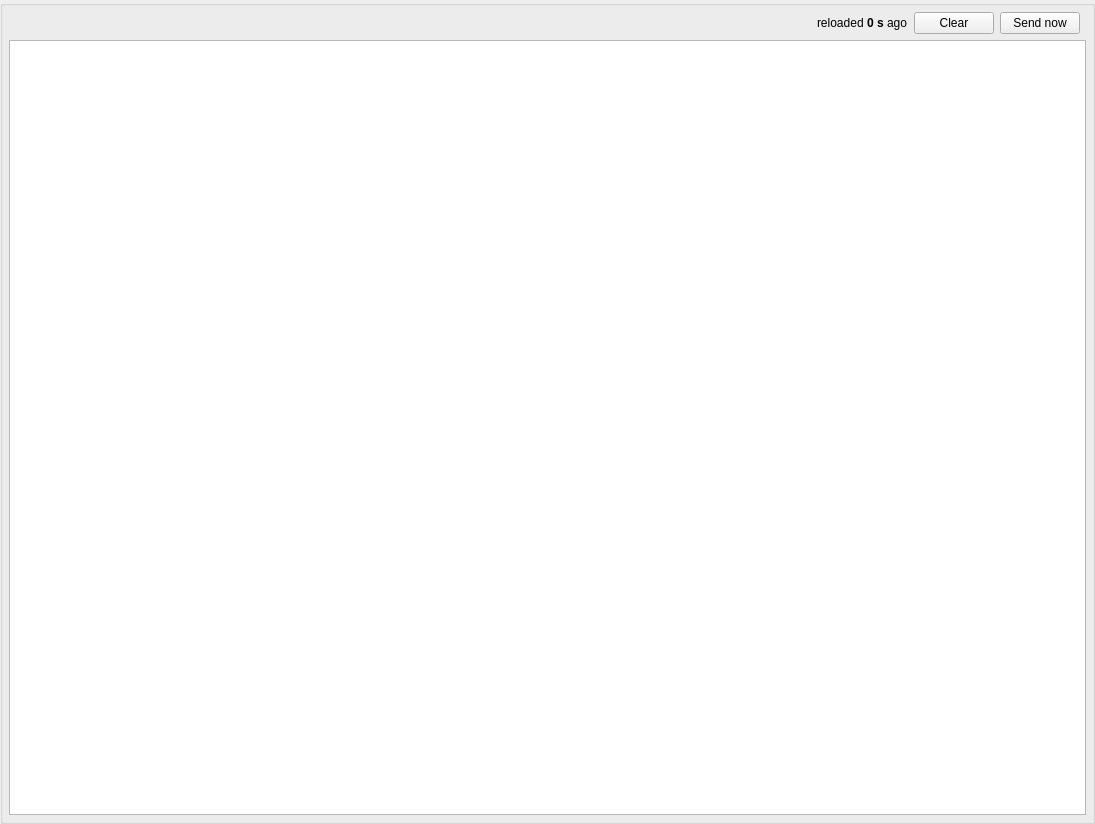
<?xml version="1.0" encoding="UTF-8"?>
<ui version="4.0">
 <class>QSightingBuffer</class>
 <widget class="QGroupBox" name="QSightingBuffer">
  <property name="geometry">
   <rect>
    <x>0</x>
    <y>0</y>
    <width>1095</width>
    <height>824</height>
   </rect>
  </property>
  <property name="windowTitle">
   <string>GroupBox</string>
  </property>
  <layout class="QGridLayout" name="gl_sightings">
   <property name="leftMargin">
    <number>6</number>
   </property>
   <property name="topMargin">
    <number>6</number>
   </property>
   <property name="rightMargin">
    <number>6</number>
   </property>
   <property name="bottomMargin">
    <number>6</number>
   </property>
   <item row="0" column="0">
    <spacer name="hs_sightings">
     <property name="orientation">
      <enum>Qt::Orientation::Horizontal</enum>
     </property>
     <property name="sizeHint" stdset="0">
      <size>
       <width>40</width>
       <height>20</height>
      </size>
     </property>
    </spacer>
   </item>
   <item row="1" column="0" colspan="5">
    <widget class="QTableView" name="tv_sightings">
     <property name="editTriggers">
      <set>QAbstractItemView::EditTrigger::NoEditTriggers</set>
     </property>
     <property name="showDropIndicator" stdset="0">
      <bool>false</bool>
     </property>
     <property name="dragDropOverwriteMode">
      <bool>false</bool>
     </property>
     <property name="alternatingRowColors">
      <bool>true</bool>
     </property>
     <property name="selectionMode">
      <enum>QAbstractItemView::SelectionMode::NoSelection</enum>
     </property>
     <property name="selectionBehavior">
      <enum>QAbstractItemView::SelectionBehavior::SelectRows</enum>
     </property>
     <property name="gridStyle">
      <enum>Qt::PenStyle::DotLine</enum>
     </property>
     <property name="wordWrap">
      <bool>false</bool>
     </property>
     <attribute name="horizontalHeaderDefaultSectionSize">
      <number>200</number>
     </attribute>
     <attribute name="horizontalHeaderHighlightSections">
      <bool>false</bool>
     </attribute>
     <attribute name="verticalHeaderDefaultSectionSize">
      <number>25</number>
     </attribute>
    </widget>
   </item>
   <item row="0" column="3">
    <widget class="QPushButton" name="pb_send">
     <property name="text">
      <string>Send now</string>
     </property>
    </widget>
   </item>
   <item row="0" column="2">
    <widget class="QPushButton" name="pb_clear">
     <property name="text">
      <string>Clear</string>
     </property>
    </widget>
   </item>
   <item row="0" column="1">
    <widget class="QLabel" name="lb_reloaded">
     <property name="text">
      <string>reloaded &lt;b&gt;0 s&lt;/b&gt; ago</string>
     </property>
    </widget>
   </item>
  </layout>
 </widget>
 <tabstops>
  <tabstop>pb_clear</tabstop>
  <tabstop>pb_send</tabstop>
  <tabstop>tv_sightings</tabstop>
 </tabstops>
 <resources/>
 <connections/>
</ui>
